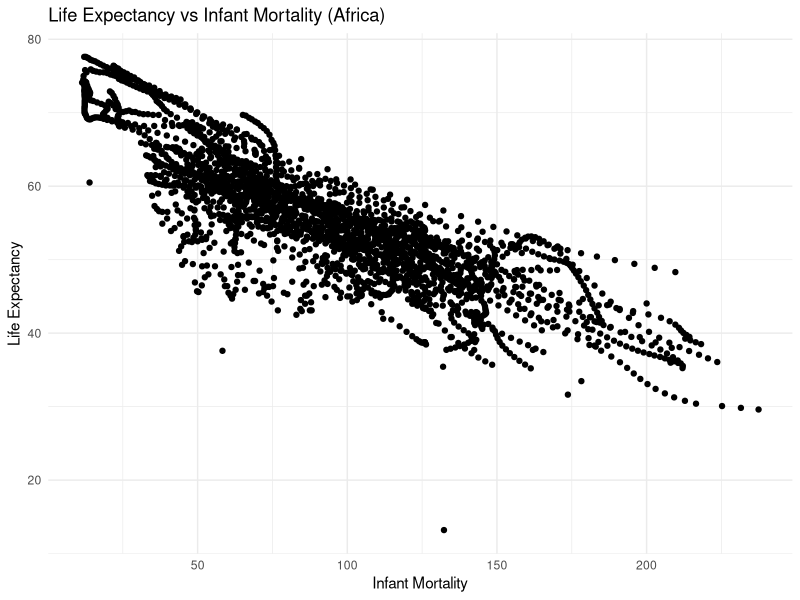
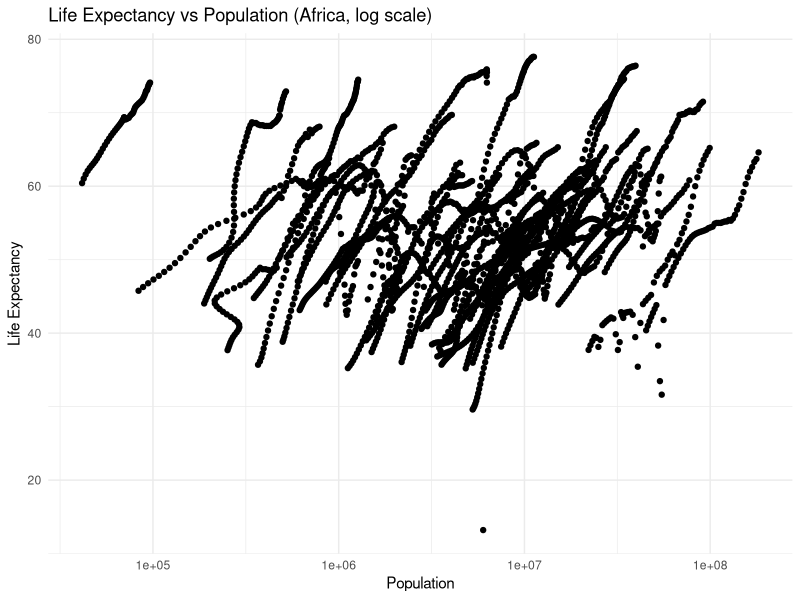
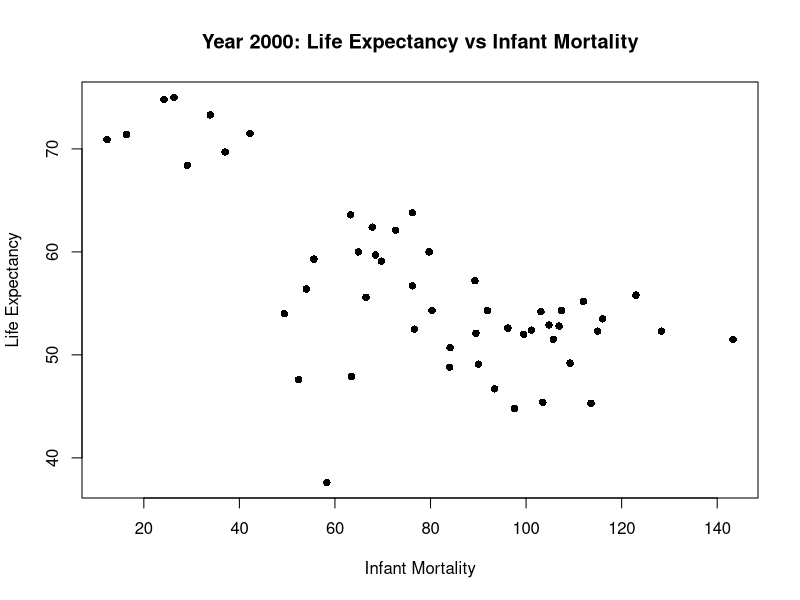
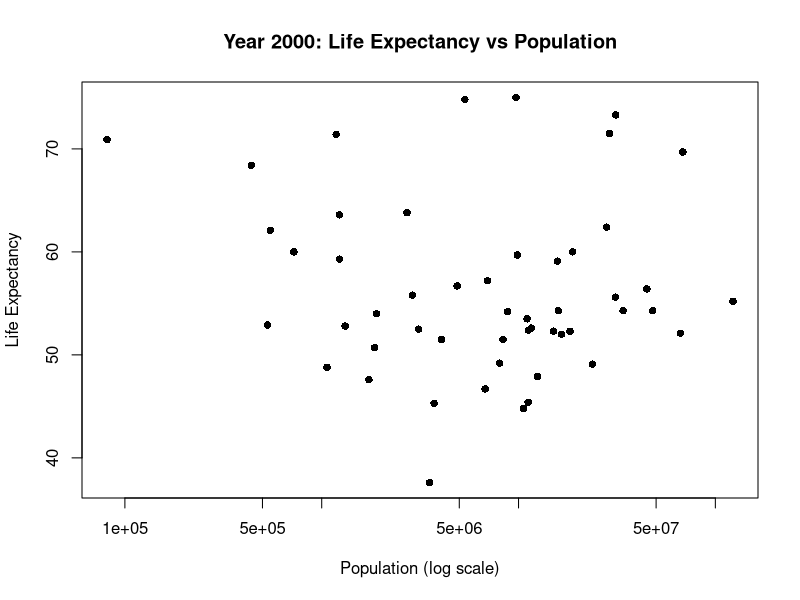
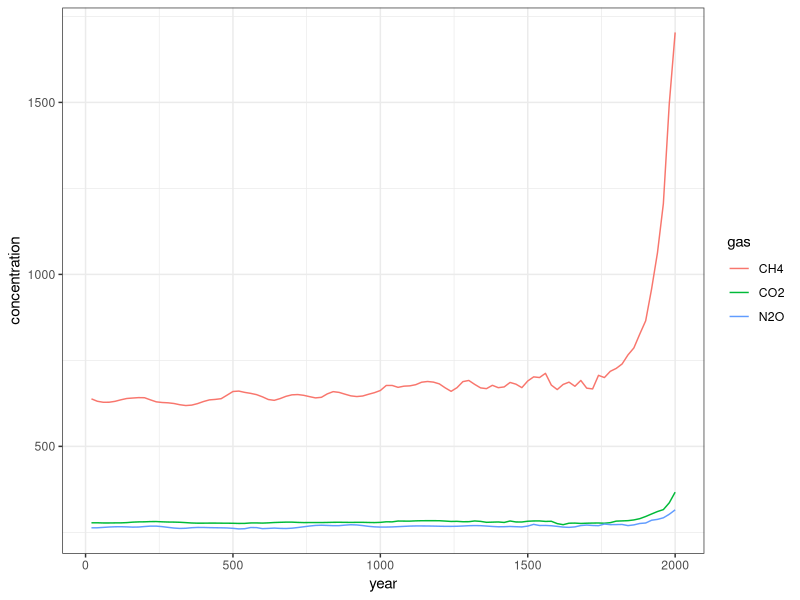
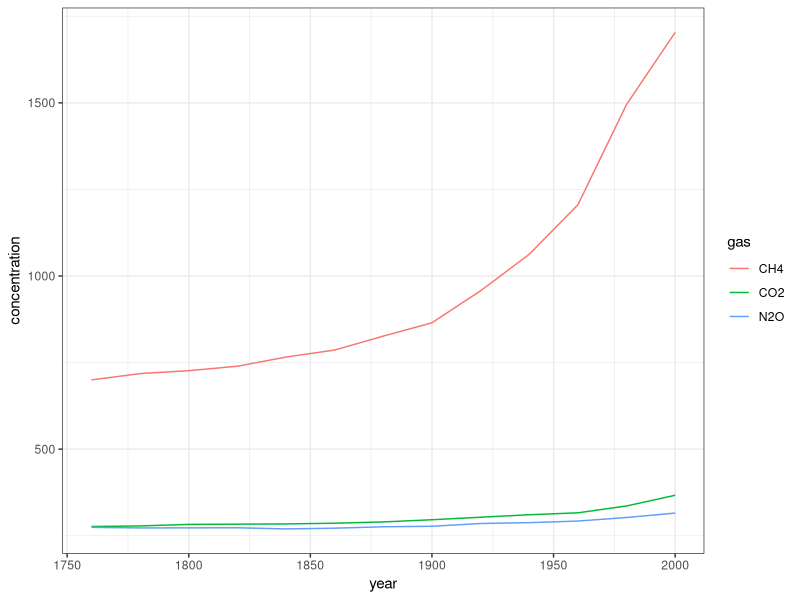

The R source for these figures, in order:
## ---- chunk 1
# Load package
# install.packages("dslabs") # run once if not installed
library(dslabs)
library(ggplot2) 

# Load the dataset
data("gapminder")
## ---- chunk 2
str(gapminder)
summary(gapminder)
class(gapminder)
## ---- chunk 3
# Subset African countries
africadata <- gapminder[gapminder$continent == "Africa", ]
str(africadata)
summary(africadata)
## ---- chunk 4
# Subset 1: Infant Mortality & Life Expectancy
life_infant <- africadata[, c("life_expectancy", "infant_mortality")]
str(life_infant)
summary(life_infant)

# Subset 2: Population & Life Expectancy
life_pop <- africadata[, c("life_expectancy", "population")]
str(life_pop)
summary(life_pop)
## ---- chunk 5
ggplot(africadata, aes(x = infant_mortality, y = life_expectancy)) +
  geom_point() +   # scatter plot points
  labs(title = "Life Expectancy vs Infant Mortality (Africa)",
       x = "Infant Mortality",
       y = "Life Expectancy") +
  theme_minimal()  # clean visual style
## ---- chunk 6
ggplot(africadata, aes(x = population, y = life_expectancy)) +
  geom_point() +               # scatter plot points
  scale_x_log10() +            # log-scale for population
  labs(title = "Life Expectancy vs Population (Africa, log scale)",
       x = "Population",
       y = "Life Expectancy") +
  theme_minimal()              # clean visual style
## ---- chunk 7
year2000 <- africadata[africadata$year == 2000, ]
str(year2000)
summary(year2000)
## ---- chunk 8
plot(year2000$infant_mortality, year2000$life_expectancy,
     xlab="Infant Mortality",
     ylab="Life Expectancy",
     main="Year 2000: Life Expectancy vs Infant Mortality",
     pch=16)
## ---- chunk 9
plot(year2000$population, year2000$life_expectancy,
     xlab="Population (log scale)",
     ylab="Life Expectancy",
     main="Year 2000: Life Expectancy vs Population",
     log="x", pch=16)
## ---- chunk 10
# Life Expectancy ~ Infant Mortality
fit1 <- lm(life_expectancy ~ infant_mortality, data=year2000)
summary(fit1)

# Life Expectancy ~ Population
fit2 <- lm(life_expectancy ~ population, data=year2000)
summary(fit2)
## ---- chunk 11
#Load the dataset
data(greenhouse_gases)

#Check the dataset
str(greenhouse_gases)
summary(greenhouse_gases)
class(greenhouse_gases)
unique(greenhouse_gases$gas)
unique(greenhouse_gases$year)
## ---- chunk 12
anyNA(greenhouse_gases)
## ---- chunk 13
ggplot(greenhouse_gases, aes(x=year, y=concentration, group=gas))+
     geom_line(aes(color=gas))+
     theme_bw()
## ---- chunk 14
#Subset the data from 1500-2000
greenhouse_gases1 <- greenhouse_gases[greenhouse_gases$year >= 1760 & greenhouse_gases$year <= 2000,]

#Check the subset
str(greenhouse_gases1)
summary(greenhouse_gases1)
## ---- chunk 15
ggplot(greenhouse_gases1, aes(x=year, y=concentration, group=gas))+
     geom_line(aes(color=gas))+
     theme_bw()
## ---- chunk 16
#Filter CH4 
greenhouse_gases2 <- greenhouse_gases1[greenhouse_gases1$gas == "CH4",]

#Use lm function to fit CH4 concentration as the outcome and year as the predictor
fit3 <- lm(concentration ~ year, data=greenhouse_gases2)
summary(fit3)
